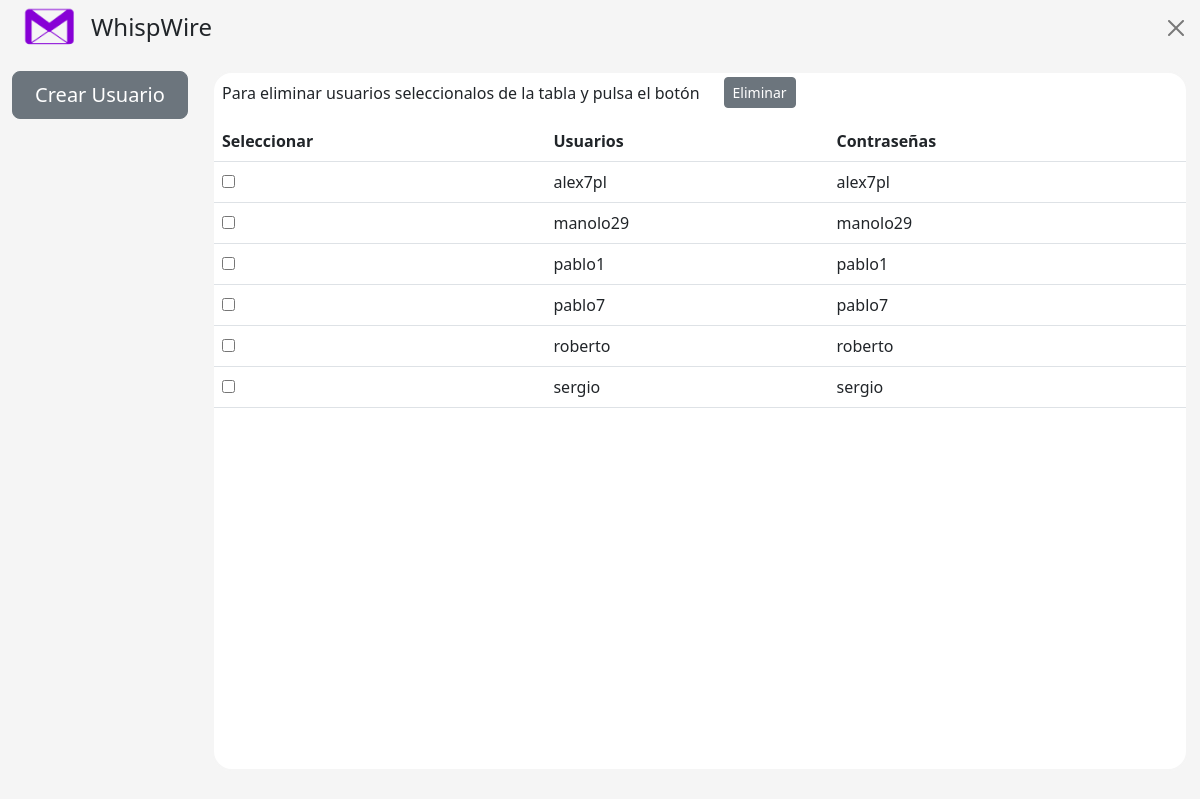
/code/bandejaDeAdmin.php, run on the app's committed database.
### tables this page shows
CREATE TABLE `usuarios` (
  `Usuario` varchar(255) NOT NULL,
  `Contraseña` varchar(255) NOT NULL
);

### code/funcionalidad.php (called while the page is built, shortened)
<?php
    function consultarUsuarios(){
        $db = new mysqli('localhost', 'root', '', 'whispwire');
        $consultar = "SELECT * FROM `usuarios` WHERE `usuario` NOT LIKE 'admin'";
        $consulta = $db->query($consultar);
        return $consulta;
    }
?>

### code/bandejaDeAdmin.php (the view, shortened to what this page needs)
<!DOCTYPE html>
<html lang="en">
<head>
    <?php
      require 'funcionalidad.php';
    ?>
    <link rel="stylesheet" type="text/css" href="../css/vist.css">
    <link href="https://cdn.jsdelivr.net/npm/bootstrap@5.3.0-alpha3/dist/css/bootstrap.min.css" rel="stylesheet">
</head>
<body>
  <div class="container-fluid">
    <div class="row align-items-center">
      <div class="col-md-auto col-lg-auto d-none d-md-block">
        <img src="../img/logo.png" class="img-fluid" alt="Logo" id="logo">
      </div>
      <div class="col-md-auto col-lg-auto">
        <h4 id="textoLogo">WhispWire</h4>
      </div>
      <div class="col align-self-end">
        <div class="d-flex justify-content-end align-items-end" id="navBE">
          <a href="cerrarSesion.php"><button type="button" class="btn-close" aria-label="Close"></button></a>
        </div>
      </div>
    </div>
    <div class="mt-3 row">
      <div class="col-md-2">
        <div class="sidebar">
          <button type="button" id="botonR" class="btn btn-secondary btn-lg w-100" data-bs-toggle="modal" data-bs-target="#crearUser">Crear Usuario</button>
        </div>
      </div>
      <div class="col-md-10">
        <div class="bandejaEntrada">
          <form action="borrarUsuarios.php" method="post">
            <div class="mt-1 row">
              <div class="ms-2 mt-1 col-md-auto col-lg-auto">
                <p class="fs-6">Para eliminar usuarios seleccionalos de la tabla y pulsa el botón</p>
              </div>
              <div class="col">
                <button class="btn btn-secondary btn-sm" type="submit">Eliminar</button></th>
              </div>
            </div>
            <div class="row">
              <div class="table-responsive">
                <table class="table" id="tablaAdmin">
                  <thead>
                    <tr>
                      <th>Seleccionar</th>
                      <th>Usuarios</th>
                      <th>Contraseñas</th>
                    </tr>
                  </thead>
                  <tbody>
                    <?php $resultado = consultarUsuarios(); ?>
                    <?php while($usuarios = $resultado->fetch_assoc()) { ?>
                      <tr>
                        <td><input type="checkbox" name="seleccion[]" value="<?php echo $usuarios['Usuario']; ?>"></td>
                        <td><?php echo $usuarios['Usuario']; ?></td>
                        <td><?php echo $usuarios['Contraseña']; ?></td>
                      </tr>
                    <?php } ?>
                  </tbody>
                </table>
              </div>
            </div>
          </form>
        </div>
      </div>
    </div>
  </div>
</body>
</html>

### css/vist.css (style rules this page uses)
#logo { width: 55px; height: 55px; left: 10px; position: relative; }
#textoLogo { margin-top: 8px; position: relative; }
@media screen and (min-width: 768px) { #navBE { margin-top: -39px; position: relative; } }
.bandejaEntrada { width: 100%; height: calc(100vh - 100px); overflow-y: auto; overflow-x: hidden; max-height: calc(100vh - 100px); background-color: white; border: 2px solid #f5f5f5; border-radius: 20px; }

### code/bandejaDeAdmin.php (style rules this page uses)
body { background-color: #f5f5f5; }

### data on the page
usuarios: Usuario "alex7pl", Contraseña "alex7pl"
usuarios: Usuario "manolo29", Contraseña "manolo29"
usuarios: Usuario "pablo1", Contraseña "pablo1"
usuarios: Usuario "pablo7", Contraseña "pablo7"
usuarios: Usuario "roberto", Contraseña "roberto"
usuarios: Usuario "sergio", Contraseña "sergio"
